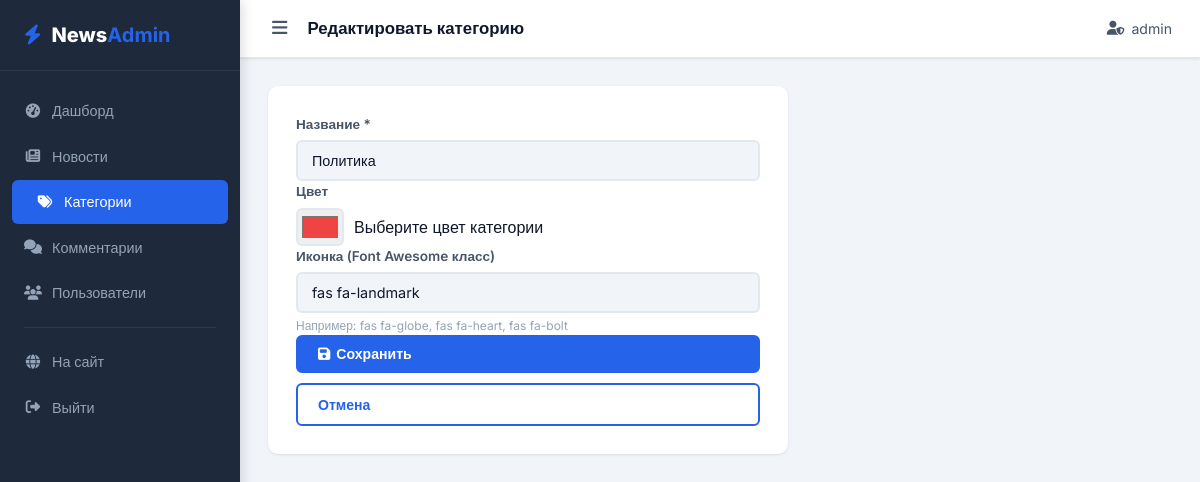
Screenshot of /admin/categories/1/edit (signed in) with the database file from the repository.
### app/models/__init__.py (models this page shows, shortened)
class User(UserMixin, db.Model):
    __tablename__ = 'users'
    id = db.Column(db.Integer, primary_key=True)
    username = db.Column(db.String(64), unique=True, nullable=False)
    email = db.Column(db.String(120), unique=True, nullable=False)
    password_hash = db.Column(db.String(256), nullable=False)
    role = db.Column(db.String(20), default='user')  # Роль пользователя: 'admin' или 'user'
    avatar = db.Column(db.String(256), default='default_avatar.png')
    created_at = db.Column(db.DateTime, default=datetime.utcnow)
    is_active = db.Column(db.Boolean, default=True)
    comments = db.relationship('Comment', backref='author', lazy='dynamic', cascade='all, delete-orphan')
    likes = db.relationship('Like', backref='user', lazy='dynamic', cascade='all, delete-orphan')
    @property
    def is_admin(self):
        return self.role == 'admin'

class Category(db.Model):
    __tablename__ = 'categories'
    id = db.Column(db.Integer, primary_key=True)
    name = db.Column(db.String(64), unique=True, nullable=False)
    slug = db.Column(db.String(64), unique=True, nullable=False)
    color = db.Column(db.String(20), default='#3b82f6')
    icon = db.Column(db.String(64), default='fas fa-tag')
    news = db.relationship('News', backref='category', lazy='dynamic')

### app/views/admin_panel.py (the view, shortened to what this page needs)
@admin_bp.route('/categories/<int:cat_id>/edit', methods=['GET', 'POST'])
@login_required
@admin_required
def category_edit(cat_id):
    cat = Category.query.get_or_404(cat_id)
    return render_template('admin/category_form.html', category=cat)

### app/models/__init__.py (called while the page is built)
@login_manager.user_loader
def load_user(user_id):
    return User.query.get(int(user_id))

### app/views/admin_panel.py (called while the page is built)
def admin_required(f):
    @wraps(f)
    def decorated(*args, **kwargs):
        if not current_user.is_authenticated or not current_user.is_admin:
            flash('Доступ запрещён.', 'danger')
            return redirect(url_for('main.index'))
        return f(*args, **kwargs)
    return decorated

### app/templates/admin/category_form.html (shortened to what this page needs)
{% extends 'admin/base_admin.html' %}
{% block page_title %}{% if category %}Редактировать категорию{% else %}Создать категорию{% endif %}{% endblock %}
{% block content %}
<div class="admin-form-wrap admin-form-narrow">
    <form method="post" class="admin-form">
        <div class="form-group">
            <label>Название *</label>
            <input type="text" name="name" required value="{{ category.name if category else '' }}" placeholder="Политика">
        </div>
        <div class="form-group">
            <label>Цвет</label>
            <div class="color-input-row">
                <input type="color" name="color" value="{{ category.color if category else '#3b82f6' }}">
                <span>Выберите цвет категории</span>
            </div>
        </div>
        <div class="form-group">
            <label>Иконка (Font Awesome класс)</label>
            <input type="text" name="icon" value="{{ category.icon if category else 'fas fa-tag' }}" placeholder="fas fa-globe">
            <small>Например: fas fa-globe, fas fa-heart, fas fa-bolt</small>
        </div>
        <div class="form-actions">
            <button type="submit" class="btn btn-primary"><i class="fas fa-save"></i> Сохранить</button>
            <a href="{{ url_for('admin_panel.categories_list') }}" class="btn btn-outline">Отмена</a>
        </div>
    </form>
</div>
{% endblock %}

### app/templates/admin/base_admin.html (shortened to what this page needs)
<!DOCTYPE html>
<html lang="ru">
<head>
    <link rel="stylesheet" href="https://cdnjs.cloudflare.com/ajax/libs/font-awesome/6.5.0/css/all.min.css">
    <link rel="stylesheet" href="{{ url_for('static', filename='css/admin.css') }}">
</head>
<body class="admin-body">
<div class="admin-layout">
    <aside class="admin-sidebar" id="adminSidebar">
        <div class="admin-logo">
            <i class="fas fa-bolt"></i>
            <span>News<strong>Admin</strong></span>
        </div>
        <nav class="admin-nav">
            <a href="{{ url_for('admin_panel.dashboard') }}" class="{% if request.endpoint == 'admin_panel.dashboard' %}active{% endif %}">
                <i class="fas fa-tachometer-alt"></i> Дашборд
            </a>
            <a href="{{ url_for('admin_panel.news_list') }}" class="{% if 'news' in request.endpoint %}active{% endif %}">
                <i class="fas fa-newspaper"></i> Новости
            </a>
            <a href="{{ url_for('admin_panel.categories_list') }}" class="{% if 'categ' in request.endpoint %}active{% endif %}">
                <i class="fas fa-tags"></i> Категории
            </a>
            <a href="{{ url_for('admin_panel.comments_list') }}" class="{% if 'comment' in request.endpoint %}active{% endif %}">
                <i class="fas fa-comments"></i> Комментарии
            </a>
            <a href="{{ url_for('admin_panel.users_list') }}" class="{% if 'user' in request.endpoint %}active{% endif %}">
                <i class="fas fa-users"></i> Пользователи
            </a>
            <div class="admin-nav-divider"></div>
            <a href="{{ url_for('main.index') }}">
                <i class="fas fa-globe"></i> На сайт
            </a>
            <a href="{{ url_for('auth.logout') }}">
                <i class="fas fa-sign-out-alt"></i> Выйти
            </a>
        </nav>
    </aside>
    <div class="admin-main">
        <header class="admin-header">
            <button class="admin-toggle" id="adminToggle"><i class="fas fa-bars"></i></button>
            <div class="admin-header-title">{% block page_title %}Панель управления{% endblock %}</div>
            <div class="admin-header-user">
                <i class="fas fa-user-shield"></i> {{ current_user.username }}
            </div>
        </header>
        <div class="admin-content">
            {% block content %}{% endblock %}
        </div>
    </div>
</div>
</body>
</html>

### app/static/css/admin.css (style rules this page uses)
*, *::before, *::after { box-sizing: border-box; margin: 0; padding: 0; }
:root { --primary: #2563eb; --primary-dark: #1d4ed8; --primary-light: #dbeafe; --dark: #0f172a; --dark2: #1e293b; --gray: #475569; --gray-light: #94a3b8; --border: #e2e8f0; --bg: #f1f5f9; --white: #fff; --success: #22c55e; --danger: #ef4444; --warning: #f59e0b; --purple: #8b5cf6; --orange: #f97316; --radius: 10px; --radius-sm: 6px; --shadow: 0 1px 3px rgba(0,0,0,.1); --shadow-md: 0 4px 6px -1px rgba(0,0,0,.1); --sidebar-width: 240px; --transition: .2s ease; }
body { font-family: 'Inter', sans-serif; background: var(--bg); color: var(--dark); line-height: 1.5; }
a { color: var(--primary); text-decoration: none; }
.admin-layout { display: flex; min-height: 100vh; }
.admin-sidebar { width: var(--sidebar-width); background: var(--dark2); position: fixed; top: 0; left: 0; height: 100vh; display: flex; flex-direction: column; z-index: 100; transition: transform var(--transition); box-shadow: 2px 0 12px rgba(0,0,0,.15); }
.admin-logo { display: flex; align-items: center; gap: 10px; padding: 20px 24px; font-size: 1.25rem; font-weight: 800; color: #fff; border-bottom: 1px solid rgba(255,255,255,.08); }
.admin-logo i { color: var(--primary); }
.admin-logo strong { color: var(--primary); }
.admin-nav { flex: 1; padding: 16px 0; overflow-y: auto; }
.admin-nav a { display: flex; align-items: center; gap: 10px; padding: 11px 24px; color: #94a3b8; font-size: .9rem; font-weight: 500; transition: all var(--transition); margin: 2px 0; }
.admin-nav a.active { color: #fff; background: var(--primary); margin: 2px 12px; border-radius: var(--radius-sm); }
.admin-nav a i { width: 18px; text-align: center; }
.admin-nav-divider { height: 1px; background: rgba(255,255,255,.08); margin: 12px 24px; }
.admin-main { flex: 1; margin-left: var(--sidebar-width); display: flex; flex-direction: column; min-height: 100vh; }
.admin-header { background: var(--white); border-bottom: 1px solid var(--border); padding: 14px 28px; display: flex; align-items: center; gap: 16px; position: sticky; top: 0; z-index: 50; box-shadow: var(--shadow); }
.admin-toggle { background: none; border: none; cursor: pointer; font-size: 1.1rem; color: var(--gray); padding: 4px; }
.admin-header-title { font-size: 1.05rem; font-weight: 700; color: var(--dark); flex: 1; }
.admin-header-user { display: flex; align-items: center; gap: 7px; font-size: .88rem; color: var(--gray); }
.admin-content { padding: 28px; flex: 1; }
.admin-form-wrap { background: var(--white); border-radius: var(--radius); box-shadow: var(--shadow); padding: 28px; }
.admin-form-narrow { max-width: 520px; }
.form-group label { display: block; font-size: .85rem; font-weight: 600; color: var(--gray); margin-bottom: 6px; }
.form-group input[type="text"], .form-group input[type="file"], .form-group select, .form-group textarea { width: 100%; padding: 10px 14px; border: 2px solid var(--border); border-radius: var(--radius-sm); font-size: .9rem; font-family: inherit; transition: border-color var(--transition); background: var(--bg); color: var(--dark); }
.form-group small { font-size: .75rem; color: var(--gray-light); margin-top: 4px; display: block; }
.color-input-row { display: flex; align-items: center; gap: 10px; }
.color-input-row input[type="color"] { width: 48px; height: 38px; padding: 2px; border: 2px solid var(--border); border-radius: var(--radius-sm); cursor: pointer; }
.form-actions { display: flex; flex-direction: column; gap: 10px; }
.btn { display: inline-flex; align-items: center; gap: 6px; padding: 9px 20px; border-radius: var(--radius-sm); font-size: .88rem; font-weight: 600; cursor: pointer; border: 2px solid transparent; transition: all var(--transition); text-decoration: none; }
.btn-primary { background: var(--primary); color: #fff; border-color: var(--primary); }
.btn-outline { background: transparent; color: var(--primary); border-color: var(--primary); }

### rows the page displays
User: username "admin"
Category: name "Политика", color "#ef4444", icon "fas fa-landmark"
